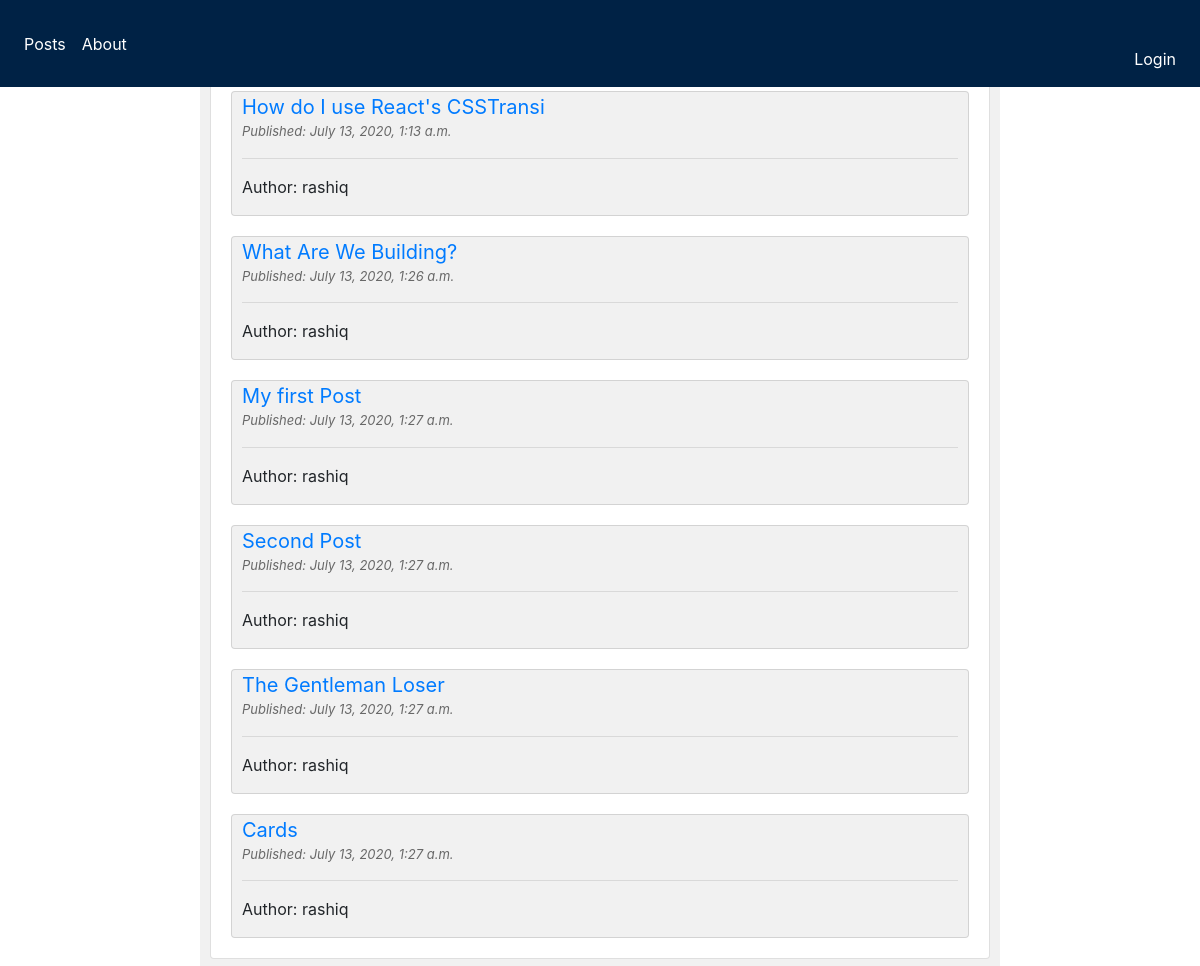
The app's page /, older data.
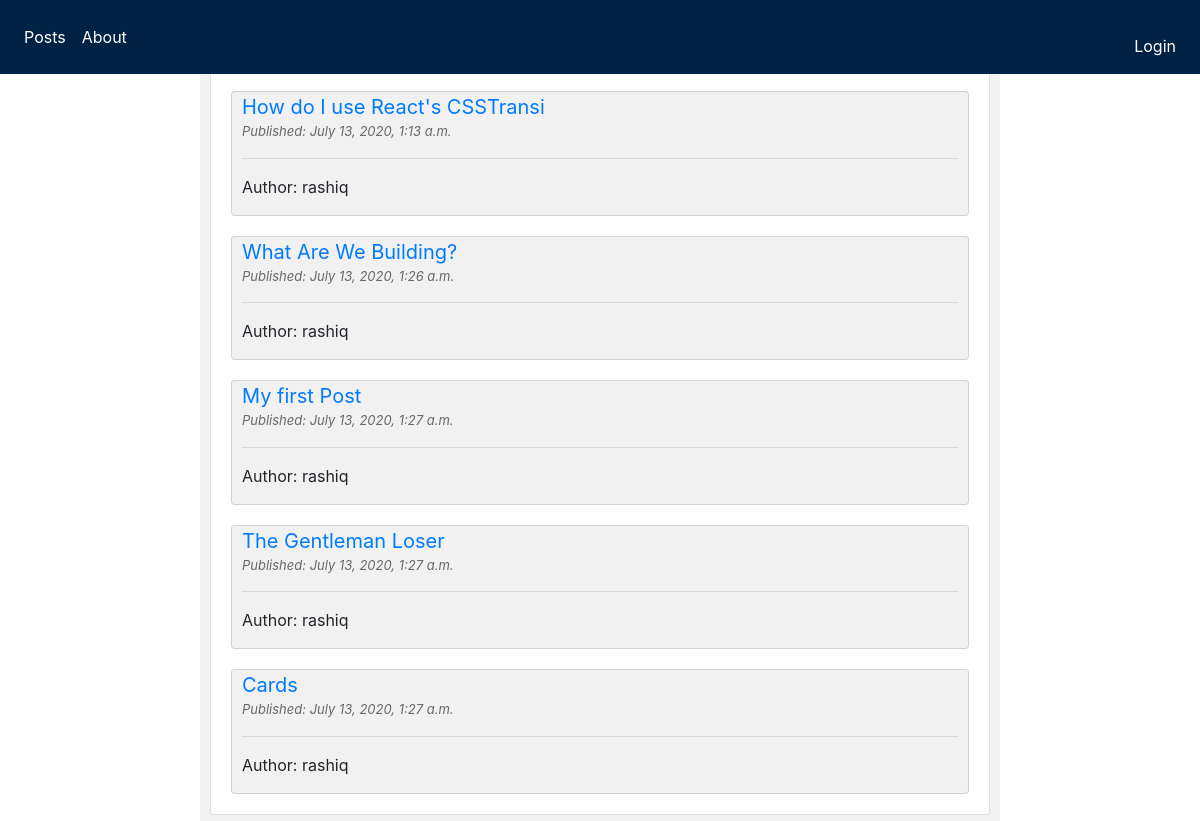
The same page, newer data.
### blog/models.py (models this page shows, shortened)
class Post(models.Model):
    author = models.ForeignKey('auth.User', on_delete=models.CASCADE)
    title = models.CharField(max_length=100)
    text = models.TextField()
    date = models.DateTimeField(default=timezone.now)
    publish_date = models.DateTimeField(blank=True, null=True)
    public = models.BooleanField(default=False)
    def get_absolute_url(self):
        return reverse('detail_post', kwargs={'pk': self.pk})

### blog/views.py (the view)
# urls.py: path('', views.PostView.as_view(), name="posts"),
class PostView(ListView):
    model = Post
    template_name = 'blog/post_list.html'
    def get_queryset(self):
        return Post.objects.all().order_by('publish_date')

### blog/templates/blog/post_list.html
{% extends 'blog/base.html' %}
{% block body %}
    {% for object in object_list %}
        {% if object.public %}
            <div class="card" style="background-color: #f1f1f1; margin: 10px; padding-left: 10px; padding-right: 10px">
                <a style="font-size: 20px"
                   href="{{ object.get_absolute_url }}">{{ object.title }}</a>
                <div >
                    <p class="date">Published: {{ object.publish_date }}</p>
                    <hr>
                    <p>Author: {{ object.author }}</p>
                </div>
            </div>
        {% endif %}
    {% endfor %}
{% endblock %}

Row changes from the older to the newer data that the page shows:
removed Post: title "Second Post", publish_date "July 13, 2020, 1:27 a.m.", author "rashiq"
